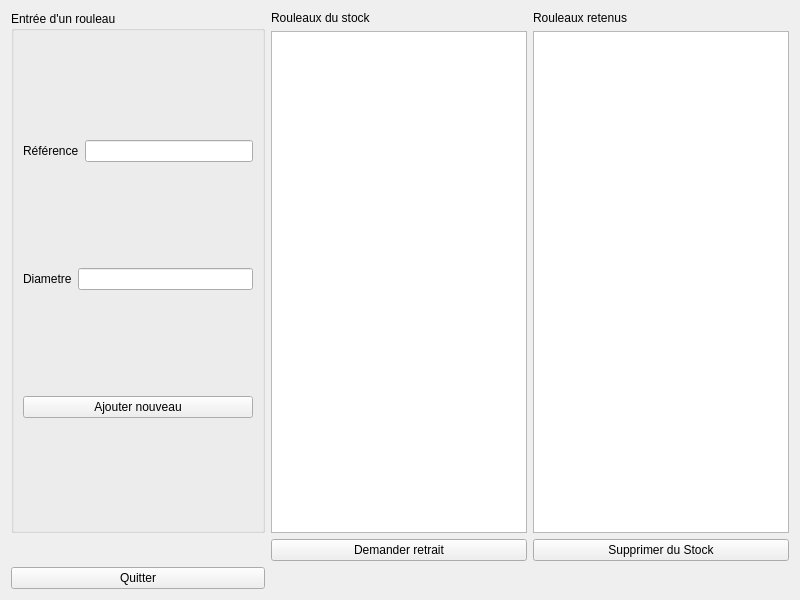
<?xml version="1.0" encoding="UTF-8"?>
<ui version="4.0">
 <class>TestGestionStock</class>
 <widget class="QWidget" name="TestGestionStock">
  <property name="geometry">
   <rect>
    <x>0</x>
    <y>0</y>
    <width>800</width>
    <height>600</height>
   </rect>
  </property>
  <property name="windowTitle">
   <string>TestGestionStock</string>
  </property>
  <layout class="QGridLayout" name="gridLayout_2">
   <item row="0" column="0" rowspan="2">
    <widget class="QGroupBox" name="groupBox">
     <property name="title">
      <string>Entrée d'un rouleau</string>
     </property>
     <layout class="QGridLayout" name="gridLayout">
      <item row="0" column="0">
       <layout class="QHBoxLayout" name="horizontalLayout">
        <item>
         <widget class="QLabel" name="label">
          <property name="text">
           <string>Référence</string>
          </property>
         </widget>
        </item>
        <item>
         <widget class="QLineEdit" name="lineEditRef"/>
        </item>
       </layout>
      </item>
      <item row="1" column="0">
       <layout class="QHBoxLayout" name="horizontalLayout_2">
        <item>
         <widget class="QLabel" name="label_2">
          <property name="text">
           <string>Diametre</string>
          </property>
         </widget>
        </item>
        <item>
         <widget class="QLineEdit" name="lineEditDiametre"/>
        </item>
       </layout>
      </item>
      <item row="2" column="0">
       <widget class="QPushButton" name="pushButtonNouveau">
        <property name="text">
         <string>Ajouter nouveau</string>
        </property>
       </widget>
      </item>
     </layout>
    </widget>
   </item>
   <item row="0" column="1">
    <widget class="QLabel" name="label_3">
     <property name="text">
      <string>Rouleaux du stock</string>
     </property>
    </widget>
   </item>
   <item row="0" column="2" rowspan="3">
    <layout class="QVBoxLayout" name="verticalLayout_4">
     <item>
      <layout class="QVBoxLayout" name="verticalLayout_3">
       <item>
        <widget class="QLabel" name="label_4">
         <property name="text">
          <string>Rouleaux retenus</string>
         </property>
        </widget>
       </item>
       <item>
        <widget class="QListWidget" name="listWidgetRouleauxRetenus"/>
       </item>
      </layout>
     </item>
     <item>
      <widget class="QPushButton" name="pushButtonSuppression">
       <property name="text">
        <string>Supprimer du Stock</string>
       </property>
      </widget>
     </item>
    </layout>
   </item>
   <item row="1" column="1">
    <widget class="QListWidget" name="listWidgetRouleauEnStock"/>
   </item>
   <item row="2" column="1">
    <widget class="QPushButton" name="pushButtonRetrait">
     <property name="text">
      <string>Demander retrait</string>
     </property>
    </widget>
   </item>
   <item row="3" column="0">
    <widget class="QPushButton" name="pushButton_2">
     <property name="text">
      <string>Quitter</string>
     </property>
    </widget>
   </item>
  </layout>
 </widget>
 <resources/>
 <connections>
  <connection>
   <sender>pushButton_2</sender>
   <signal>clicked()</signal>
   <receiver>TestGestionStock</receiver>
   <slot>close()</slot>
   <hints>
    <hint type="sourcelabel">
     <x>187</x>
     <y>576</y>
    </hint>
    <hint type="destinationlabel">
     <x>6</x>
     <y>578</y>
    </hint>
   </hints>
  </connection>
 </connections>
</ui>
